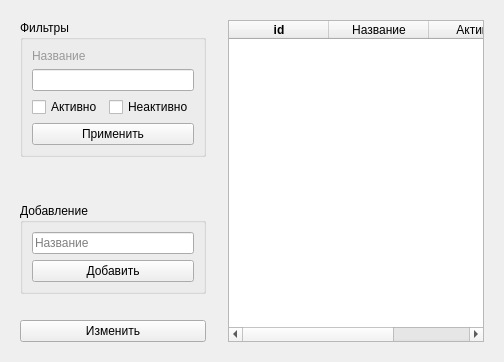
            <widget class="QWidget" name="tab_8">
             <attribute name="title">
              <string>Приоритет</string>
             </attribute>
             <layout class="QGridLayout" name="gridLayout_10">
              <item row="0" column="0">
               <widget class="QWidget" name="widget_13" native="true">
                <layout class="QGridLayout" name="gridLayout_11">
                 <property name="leftMargin">
                  <number>0</number>
                 </property>
                 <property name="topMargin">
                  <number>0</number>
                 </property>
                 <property name="rightMargin">
                  <number>0</number>
                 </property>
                 <property name="bottomMargin">
                  <number>0</number>
                 </property>
                 <property name="horizontalSpacing">
                  <number>4</number>
                 </property>
                 <property name="verticalSpacing">
                  <number>0</number>
                 </property>
                 <item row="0" column="0">
                  <widget class="QWidget" name="widget_14" native="true">
                   <property name="maximumSize">
                    <size>
                     <width>400</width>
                     <height>16777215</height>
                    </size>
                   </property>
                   <layout class="QVBoxLayout" name="verticalLayout_18">
                    <item>
                     <widget class="QGroupBox" name="groupBox_7">
                      <property name="title">
                       <string>Фильтры</string>
                      </property>
                      <layout class="QGridLayout" name="gridLayout_9">
                       <item row="0" column="0">
                        <widget class="QLabel" name="label_22">
                         <property name="styleSheet">
                          <string notr="true">color: rgb(153, 153, 153);</string>
                         </property>
                         <property name="text">
                          <string>Название</string>
                         </property>
                         <property name="margin">
                          <number>4</number>
                         </property>
                        </widget>
                       </item>
                       <item row="1" column="0" colspan="2">
                        <widget class="QLineEdit" name="namePriorityEdit"/>
                       </item>
                       <item row="4" column="0" colspan="2">
                        <widget class="QPushButton" name="acceptFilterPriorityBtn">
                         <property name="text">
                          <string>Применить</string>
                         </property>
                        </widget>
                       </item>
                       <item row="2" column="0">
                        <widget class="QCheckBox" name="activePriorityBtn">
                         <property name="text">
                          <string>Активно</string>
                         </property>
                        </widget>
                       </item>
                       <item row="2" column="1">
                        <widget class="QCheckBox" name="inactivePriorityBtn">
                         <property name="text">
                          <string>Неактивно</string>
                         </property>
                        </widget>
                       </item>
                      </layout>
                     </widget>
                    </item>
                    <item>
                     <spacer name="verticalSpacer_4">
                      <property name="orientation">
                       <enum>Qt::Vertical</enum>
                      </property>
                      <property name="sizeType">
                       <enum>QSizePolicy::MinimumExpanding</enum>
                      </property>
                      <property name="sizeHint" stdset="0">
                       <size>
                        <width>20</width>
                        <height>40</height>
                       </size>
                      </property>
                     </spacer>
                    </item>
                    <item>
                     <widget class="QGroupBox" name="groupBox_8">
                      <property name="title">
                       <string>Добавление</string>
                      </property>
                      <layout class="QVBoxLayout" name="verticalLayout_19">
                       <item>
                        <widget class="QLineEdit" name="priorityLineEdit">
                         <property name="placeholderText">
                          <string>Название</string>
                         </property>
                        </widget>
                       </item>
                       <item>
                        <widget class="QPushButton" name="addPriorityBtn">
                         <property name="text">
                          <string>Добавить</string>
                         </property>
                        </widget>
                       </item>
                      </layout>
                     </widget>
                    </item>
                    <item>
                     <spacer name="horizontalSpacer_4">
                      <property name="orientation">
                       <enum>Qt::Horizontal</enum>
                      </property>
                      <property name="sizeHint" stdset="0">
                       <size>
                        <width>40</width>
                        <height>20</height>
                       </size>
                      </property>
                     </spacer>
                    </item>
                    <item>
                     <widget class="QPushButton" name="updatePriorityBtn">
                      <property name="text">
                       <string>Изменить</string>
                      </property>
                     </widget>
                    </item>
                   </layout>
                  </widget>
                 </item>
                 <item row="0" column="1">
                  <widget class="QWidget" name="widget_15" native="true">
                   <layout class="QVBoxLayout">
                    <item>
                     <widget class="QTableWidget" name="PriorityTableWidget">
                      <property name="layoutDirection">
                       <enum>Qt::LeftToRight</enum>
                      </property>
                      <property name="styleSheet">
                       <string notr="true"/>
                      </property>
                      <property name="editTriggers">
                       <set>QAbstractItemView::NoEditTriggers</set>
                      </property>
                      <property name="alternatingRowColors">
                       <bool>false</bool>
                      </property>
                      <property name="selectionMode">
                       <enum>QAbstractItemView::SingleSelection</enum>
                      </property>
                      <property name="selectionBehavior">
                       <enum>QAbstractItemView::SelectRows</enum>
                      </property>
                      <attribute name="horizontalHeaderCascadingSectionResizes">
                       <bool>true</bool>
                      </attribute>
                      <attribute name="horizontalHeaderShowSortIndicator" stdset="0">
                       <bool>true</bool>
                      </attribute>
                      <attribute name="horizontalHeaderStretchLastSection">
                       <bool>false</bool>
                      </attribute>
                      <column>
                       <property name="text">
                        <string>id</string>
                       </property>
                       <property name="font">
                        <font>
                         <weight>75</weight>
                         <bold>true</bold>
                        </font>
                       </property>
                       <property name="textAlignment">
                        <set>AlignCenter</set>
                       </property>
                      </column>
                      <column>
                       <property name="text">
                        <string>Название</string>
                       </property>
                       <property name="textAlignment">
                        <set>AlignCenter</set>
                       </property>
                      </column>
                      <column>
                       <property name="text">
                        <string>Активно</string>
                       </property>
                       <property name="textAlignment">
                        <set>AlignCenter</set>
                       </property>
                      </column>
                     </widget>
                    </item>
                   </layout>
                  </widget>
                 </item>
                </layout>
               </widget>
              </item>
             </layout>
            </widget>
